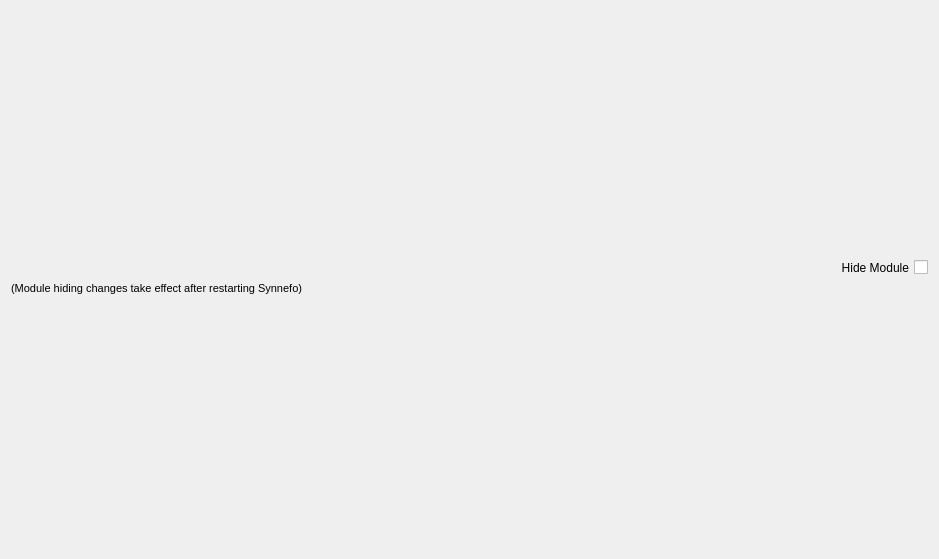
<?xml version="1.0" encoding="UTF-8"?>
<ui version="4.0">
 <class>syModuleConfigWidget</class>
 <widget class="QWidget" name="syModuleConfigWidget">
  <property name="geometry">
   <rect>
    <x>0</x>
    <y>0</y>
    <width>939</width>
    <height>559</height>
   </rect>
  </property>
  <property name="sizePolicy">
   <sizepolicy hsizetype="Preferred" vsizetype="Maximum">
    <horstretch>0</horstretch>
    <verstretch>0</verstretch>
   </sizepolicy>
  </property>
  <property name="windowTitle">
   <string>Form</string>
  </property>
  <layout class="QVBoxLayout" name="verticalLayout" stretch="4,0">
   <property name="spacing">
    <number>-1</number>
   </property>
   <property name="sizeConstraint">
    <enum>QLayout::SetDefaultConstraint</enum>
   </property>
   <property name="topMargin">
    <number>9</number>
   </property>
   <item>
    <layout class="QGridLayout" name="syModuleConfigGrid">
     <property name="sizeConstraint">
      <enum>QLayout::SetDefaultConstraint</enum>
     </property>
    </layout>
   </item>
   <item>
    <layout class="QGridLayout" name="gridLayout" columnstretch="0" columnminimumwidth="0">
     <property name="topMargin">
      <number>0</number>
     </property>
     <property name="bottomMargin">
      <number>0</number>
     </property>
     <property name="spacing">
      <number>-1</number>
     </property>
     <item row="0" column="0">
      <widget class="QCheckBox" name="hideModuleCheckBox">
       <property name="sizePolicy">
        <sizepolicy hsizetype="Minimum" vsizetype="Maximum">
         <horstretch>0</horstretch>
         <verstretch>0</verstretch>
        </sizepolicy>
       </property>
       <property name="maximumSize">
        <size>
         <width>16777215</width>
         <height>15</height>
        </size>
       </property>
       <property name="layoutDirection">
        <enum>Qt::RightToLeft</enum>
       </property>
       <property name="text">
        <string>Hide Module</string>
       </property>
      </widget>
     </item>
     <item row="1" column="0">
      <widget class="QLabel" name="label">
       <property name="sizePolicy">
        <sizepolicy hsizetype="Preferred" vsizetype="Maximum">
         <horstretch>0</horstretch>
         <verstretch>0</verstretch>
        </sizepolicy>
       </property>
       <property name="maximumSize">
        <size>
         <width>16777215</width>
         <height>15</height>
        </size>
       </property>
       <property name="font">
        <font>
         <pointsize>8</pointsize>
        </font>
       </property>
       <property name="layoutDirection">
        <enum>Qt::RightToLeft</enum>
       </property>
       <property name="text">
        <string>(Module hiding changes take effect after restarting Synnefo)</string>
       </property>
      </widget>
     </item>
    </layout>
   </item>
  </layout>
 </widget>
 <resources/>
 <connections/>
</ui>
